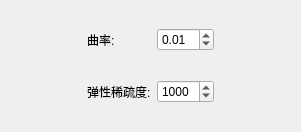
<?xml version="1.0" encoding="UTF-8"?>
<ui version="4.0">
 <class>mapsplineform</class>
 <widget class="QWidget" name="mapsplineform">
  <property name="geometry">
   <rect>
    <x>0</x>
    <y>0</y>
    <width>301</width>
    <height>132</height>
   </rect>
  </property>
  <property name="sizePolicy">
   <sizepolicy hsizetype="Preferred" vsizetype="Preferred">
    <horstretch>0</horstretch>
    <verstretch>0</verstretch>
   </sizepolicy>
  </property>
  <property name="windowTitle">
   <string>Form</string>
  </property>
  <layout class="QHBoxLayout" name="horizontalLayout">
   <item>
    <spacer name="horizontalSpacer_5">
     <property name="orientation">
      <enum>Qt::Horizontal</enum>
     </property>
     <property name="sizeHint" stdset="0">
      <size>
       <width>40</width>
       <height>20</height>
      </size>
     </property>
    </spacer>
   </item>
   <item>
    <layout class="QGridLayout" name="gridLayout" columnstretch="0,0">
     <property name="sizeConstraint">
      <enum>QLayout::SetDefaultConstraint</enum>
     </property>
     <property name="leftMargin">
      <number>9</number>
     </property>
     <property name="topMargin">
      <number>9</number>
     </property>
     <property name="rightMargin">
      <number>9</number>
     </property>
     <property name="bottomMargin">
      <number>9</number>
     </property>
     <property name="horizontalSpacing">
      <number>6</number>
     </property>
     <property name="verticalSpacing">
      <number>21</number>
     </property>
     <item row="1" column="1">
      <widget class="QSpinBox" name="spinBox">
       <property name="maximum">
        <number>9999</number>
       </property>
       <property name="value">
        <number>1000</number>
       </property>
      </widget>
     </item>
     <item row="0" column="0">
      <widget class="QLabel" name="label">
       <property name="text">
        <string>曲率:</string>
       </property>
      </widget>
     </item>
     <item row="0" column="1">
      <widget class="QDoubleSpinBox" name="doubleSpinBox">
       <property name="value">
        <double>0.010000000000000</double>
       </property>
      </widget>
     </item>
     <item row="1" column="0">
      <widget class="QLabel" name="label_2">
       <property name="text">
        <string>弹性稀疏度:</string>
       </property>
      </widget>
     </item>
    </layout>
   </item>
   <item>
    <spacer name="horizontalSpacer_6">
     <property name="orientation">
      <enum>Qt::Horizontal</enum>
     </property>
     <property name="sizeHint" stdset="0">
      <size>
       <width>40</width>
       <height>20</height>
      </size>
     </property>
    </spacer>
   </item>
  </layout>
 </widget>
 <resources/>
 <connections/>
</ui>
